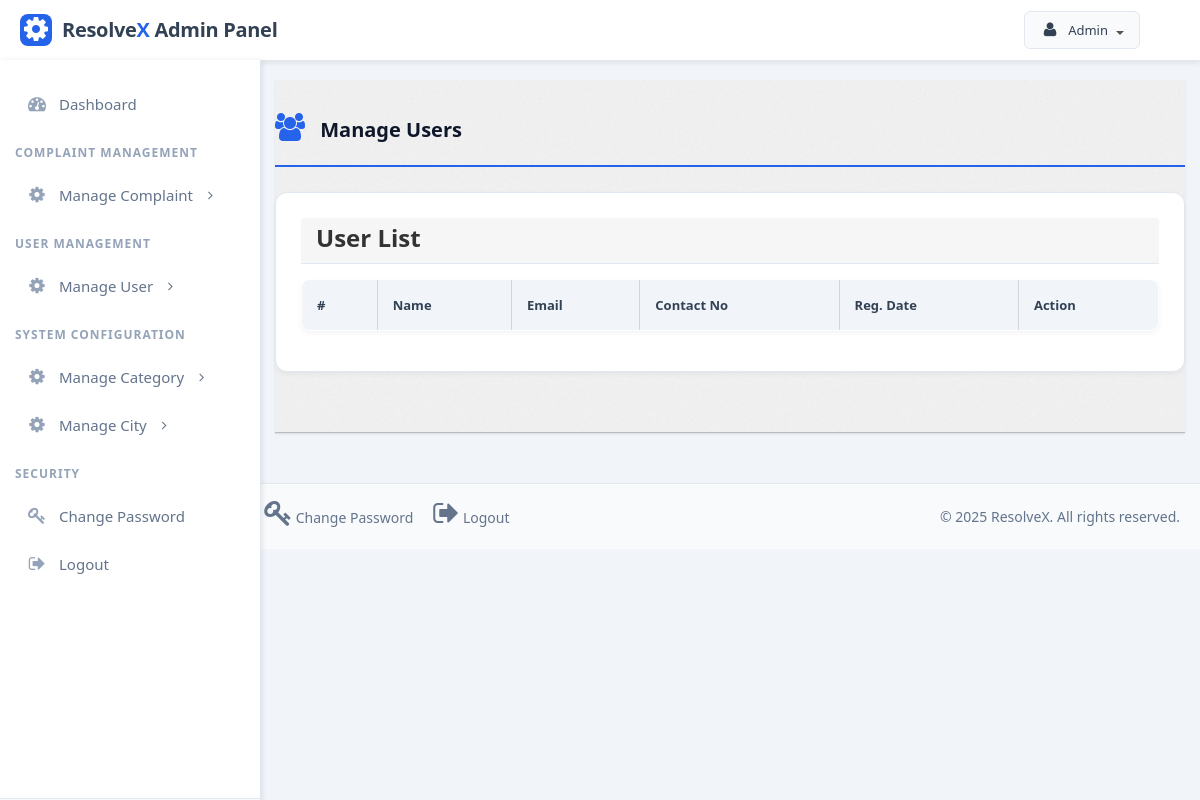
Before: /admin/manage-users.php (signed in) with the older database file.
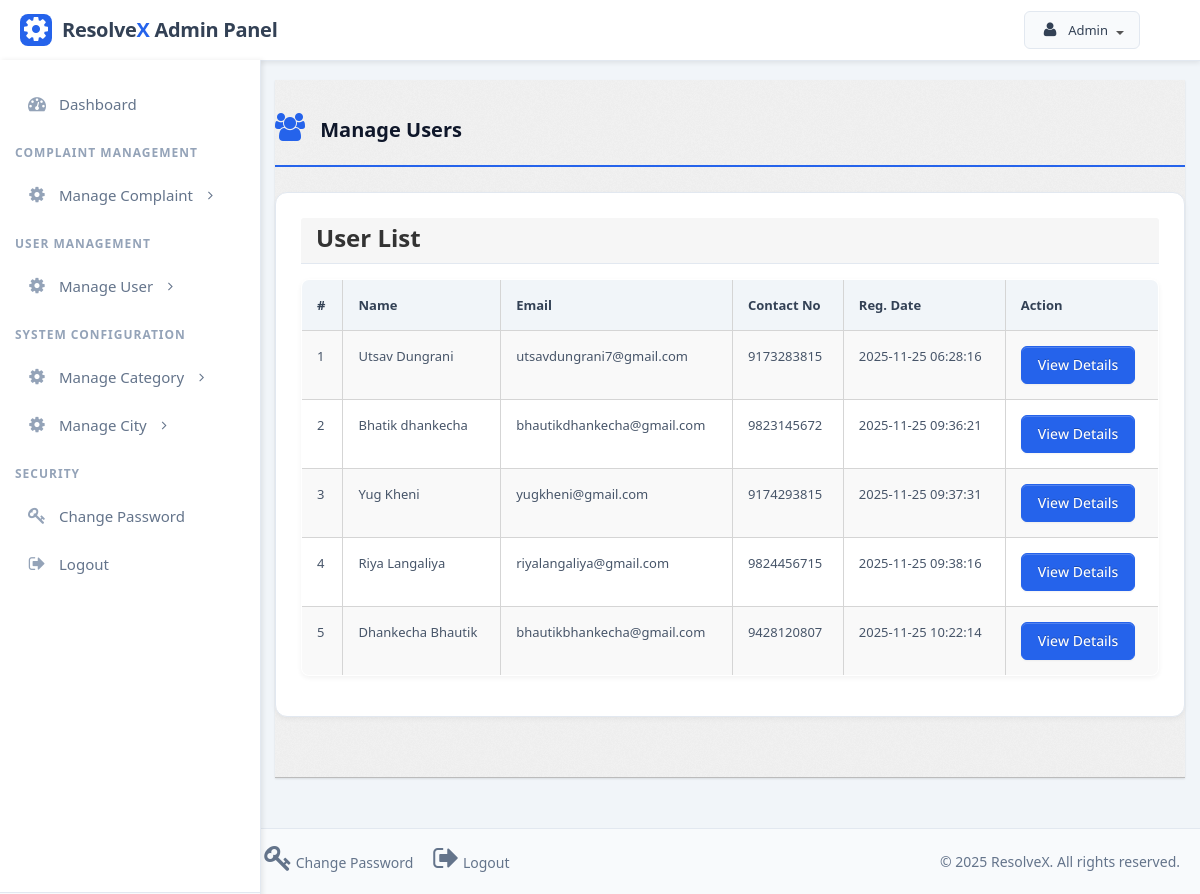
After: the same page with the newer database file.
### tables this page shows
CREATE TABLE `users` (
  `id` int(11) NOT NULL,
  `fullName` varchar(255) DEFAULT NULL,
  `userEmail` varchar(255) DEFAULT NULL,
  `password` varchar(255) DEFAULT NULL,
  `contactNo` bigint(11) DEFAULT NULL,
  `address` tinytext DEFAULT NULL,
  `State` varchar(255) DEFAULT NULL,
  `country` varchar(255) DEFAULT NULL,
  `pincode` int(6) DEFAULT NULL,
  `userImage` varchar(255) DEFAULT NULL,
  `regDate` timestamp NOT NULL DEFAULT current_timestamp(),
  `updationDate` timestamp NOT NULL DEFAULT current_timestamp() ON UPDATE current_timestamp(),
  `status` int(1) NOT NULL,
  `aadhar_card` bigint(12) NOT NULL
);

### admin/manage-users.php (the view, shortened to what this page needs)
<?php
include('../config/config.php');
if (strlen($_SESSION['alogin']) == 0) {
	header('location:index.php');
} else {
	?>
	<!DOCTYPE html>
	<html lang="en">
	<head>
		<link type="text/css" href="bootstrap/css/bootstrap.min.css" rel="stylesheet">
		<link type="text/css" href="bootstrap/css/bootstrap-responsive.min.css" rel="stylesheet">
		<link type="text/css" href="../assets/css/theme.css" rel="stylesheet">
		<link type="text/css" href="../assets/icons/css/font-awesome.css" rel="stylesheet">
	</head>
	<body>
		<section id="container">
			<?php include('include/header.php'); ?>
			<?php include('include/sidebar.php'); ?>
			<section id="main-content">
				<section class="wrapper">
					<h3 class="header-title"><i class="icon-group"></i> Manage Users</h3>
					<div class="module">
						<div class="module-head">
							<h3>User List</h3>
						</div>
						<div class="module-body table">
							<table cellpadding="0" cellspacing="0" border="0"
								class="datatable-1 table table-bordered table-striped display" width="100%">
								<thead>
									<tr>
										<th>#</th>
										<th>Name</th>
										<th>Email</th>
										<th>Contact No</th>
										<th>Reg. Date</th>
										<th>Action</th>
									</tr>
								</thead>
								<tbody>
									<?php
									$query = mysqli_query($bd, "select * from users");
									$cnt = 1;
									while ($row = mysqli_fetch_array($query)) {
										?>
										<tr>
											<td><?php echo htmlentities($cnt); ?></td>
											<td><?php echo htmlentities($row['fullName']); ?></td>
											<td><?php echo htmlentities($row['userEmail']); ?></td>
											<td><?php echo htmlentities($row['contactNo']); ?></td>
											<td><?php echo htmlentities($row['regDate']); ?></td>
											<td>
												<a href="javascript:void(0);"
													onClick="popUpWindow('userprofile.php?uid=<?php echo htmlentities($row['id']); ?>');"
													title="View User Details">
													<button type="button" class="btn btn-primary">View Details</button>
												</a>
											</td>
										</tr>
										<?php $cnt = $cnt + 1;
									} ?>
								</tbody>
							</table>
						</div>
					</div>
				</section>
			</section>
		</section>
		<?php include('include/footer.php'); ?>
	</body>
<?php } ?>

### admin/include/header.php (shortened to what this page needs)
<header class="header">
	<a href="dashboard.php" class="logo">
		<div class="logo-icon">
			<i class="icon-cog"></i>
		</div>
		<div class="logo-text">Resolve<span>X</span> Admin Panel</div>
	</a>
	<div class="top-menu">
		<ul class="nav pull-right top-menu" style="margin-top: 20px;">
			<li class="nav-user dropdown" id="userDropdownContainer">
				<a href="javascript:void(0)" class="dropdown-toggle" id="userDropdown">
					<i class="icon-user"></i>
					Admin
					<b class="caret"></b>
				</a>
			</li>
		</ul>
	</div>
</header>

### admin/include/sidebar.php (shortened to what this page needs)
<aside>
	<div id="sidebar" class="nav-collapse">
		<ul class="sidebar-menu" id="nav-accordion">
			<li>
				<a href="dashboard.php">
					<i class="icon-dashboard"></i>
					<span>Dashboard</span>
				</a>
			</li>
			<li class="menu-title">Complaint Management</li>
			<li class="sub-menu">
				<a href="javascript:;">
					<i class="icon-cog"></i>
					<span>Manage Complaint</span>
				</a>
			</li>
			<li class="menu-title">User Management</li>
			<li class="sub-menu">
				<a href="javascript:;">
					<i class="icon-cog"></i>
					<span>Manage User</span>
				</a>
			</li>
			<li class="menu-title">System Configuration</li>
			<li class="sub-menu">
				<a href="javascript:;">
					<i class="icon-cog"></i>
					<span>Manage Category</span>
				</a>
			</li>
			<li class="sub-menu">
				<a href="javascript:;">
					<i class="icon-cog"></i>
					<span>Manage City</span>
				</a>
			</li>
			<li class="menu-title">Security</li>
			<li>
				<a href="change-password.php">
					<i class="icon-key"></i>
					<span>Change Password</span>
				</a>
			</li>
			<li>
				<a href="logout.php">
					<i class="icon-signout"></i>
					<span>Logout</span>
				</a>
			</li>
		</ul>
	</div>
</aside>

### admin/include/footer.php (shortened to what this page needs)
<footer class="site-footer">
	<div class="footer-content">
		<div class="footer-links">
			<a href="dashboard.php"><i class="icon-dashboard"></i> Dashboard</a>
			<a href="change-password.php"><i class="icon-key"></i> Change Password</a>
			<a href="logout.php"><i class="icon-signout"></i> Logout</a>
		</div>
		<div class="footer-text">
			&copy; 2025 ResolveX. All rights reserved.
		</div>
	</div>
</footer>

### assets/css/theme.css (style rules this page uses)
body { font-size: 13px; font-family: 'Open Sans', Arial, sans-serif; background: #fff; color: #777 }
h1, h2, h3, h4, h5, h6 { color: #333; margin-top: 0 }
h3 { font-size: 20px }
strong, b { color: #555 }
.wrapper { background: url(../images/bg.png) #eee; border-bottom: 1px solid #bbb; -webkit-box-shadow: 0 1px 2px rgba(0,0,0,0.1); -moz-box-shadow: 0 1px 2px rgba(0,0,0,0.1); box-shadow: 0 1px 2px rgba(0,0,0,0.1); padding: 30px 0 }
select, textarea, input[type="text"], input[type="password"], input[type="datetime"], input[type="datetime-local"], input[type="date"], input[type="month"], input[type="time"], input[type="week"], input[type="number"], input[type="email"], input[type="url"], input[type="search"], input[type="tel"], input[type="color"], .uneditable-input, label, input, button, select, textarea { -webkit-border-radius: 3px; -moz-border-radius: 3px; border-radius: 3px; font-size: 13px; font-family: 'Open Sans', Tahoma, Arial, sans-serif }
body [class^="icon-"], body [class*=" icon-"] { font-size: 28px; line-height: 20px; height: 20px }
.module { background: #fff; -webkit-border-radius: 3px; -moz-border-radius: 3px; border-radius: 3px; border: 1px solid #ccc; border-bottom-color: #bbb; -webkit-box-shadow: 0 0 1px rgba(0,0,0,0.2); -moz-box-shadow: 0 0 1px rgba(0,0,0,0.2); box-shadow: 0 0 1px rgba(0,0,0,0.2); margin-bottom: 30px }
.nav-user>a { height: 20px }
.btn, .btn-box { -webkit-border-radius: 3px; -moz-border-radius: 3px; border-radius: 3px }
.btn { font-size: 13px; font-weight: 600 }
.btn { display: inline-block; margin-bottom: 0; font-weight: 400; text-align: center; vertical-align: middle; cursor: pointer; background-image: none; border: 1px solid transparent; white-space: nowrap; padding: 4px 10px; font-size: 13px; line-height: 1.42857; border-radius: 4px; -webkit-user-select: none; -moz-user-select: none; -ms-user-select: none; user-select: none }
.btn-primary { color: #fff; background-color: #248aaf; border-color: #20799a }
.table { margin-bottom: 0 }
.table th, .table td { border-color: #d5d5d5!important }
.table-bordered thead:first-child tr:first-child>th:first-child, .table-bordered tbody:first-child tr:first-child>td:first-child { -webkit-border-top-left-radius: 2px; -moz-border-radius-topleft: 2px; border-top-left-radius: 2px }
.table-bordered thead:first-child tr:first-child>th:last-child, .table-bordered tbody:first-child tr:first-child>td:last-child { -webkit-border-top-right-radius: 2px; -moz-border-radius-topright: 2px; border-top-right-radius: 2px }
.table-bordered thead:last-child tr:last-child>th:first-child, .table-bordered tbody:last-child tr:last-child>td:first-child, .table-bordered tfoot:last-child tr:last-child>td:first-child { -webkit-border-bottom-left-radius: 2px; -moz-border-radius-bottomleft: 2px; border-bottom-left-radius: 2px }
.table-bordered thead:last-child tr:last-child>th:last-child, .table-bordered tbody:last-child tr:last-child>td:last-child, .table-bordered tfoot:last-child tr:last-child>td:last-child { -webkit-border-bottom-right-radius: 2px; -moz-border-radius-bottomright: 2px; border-bottom-right-radius: 2px }
.module { box-shadow: 0 0 3px rgba(0,0,0,.1); border-color: #e9e9e9; margin-bottom: 20px; background-color: #fff; border-radius: 4px; -webkit-box-shadow: 0 1px 1px rgba(0,0,0,.05); box-shadow: 0 1px 1px rgba(0,0,0,.05); }
.module-head { color: #767676; background-color: #f6f6f6; border-color: #e9e9e9; padding: 10px 15px; border-bottom: 1px solid transparent; border-top-right-radius: 3px; border-top-left-radius: 3px; }
.module-head h3 { font-size: 14px; line-height: 20px; height: 20px; margin: 0 }
.module-body { padding: 15px }
.module-body.table { padding: 15px 0 }
.module-body.table .table th, .module-body.table .table td { padding-left: 15px; padding-right: 15px }

Changed rows visible on the page:
added users: fullName "Utsav Dungrani", userEmail "utsavdungrani7@gmail.com", contactNo "9173283815", regDate "2025-11-25 06:28:16"
added users: fullName "Bhatik dhankecha", userEmail "bhautikdhankecha@gmail.com", contactNo "9823145672", regDate "2025-11-25 09:36:21"
added users: fullName "Yug Kheni", userEmail "yugkheni@gmail.com", contactNo "9174293815", regDate "2025-11-25 09:37:31"
added users: fullName "Riya Langaliya", userEmail "riyalangaliya@gmail.com", contactNo "9824456715", regDate "2025-11-25 09:38:16"
added users: fullName "Dhankecha Bhautik", userEmail "bhautikbhankecha@gmail.com", contactNo "9428120807", regDate "2025-11-25 10:22:14"
